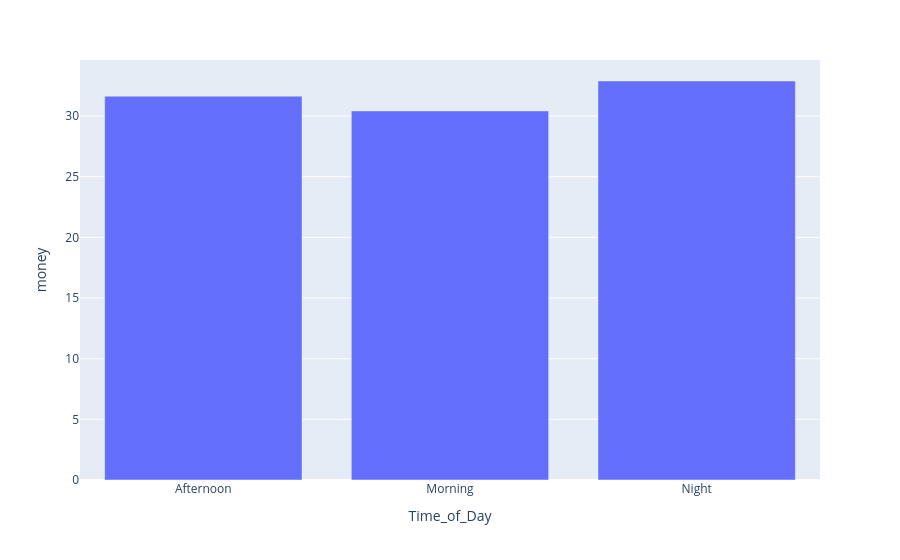

The code cell stored with this chart in its notebook:
### Code cell
# Write your visualization code here
px.bar(data_frame=df_avg,x='Time_of_Day',y='money')

### Figure 1 — Plotly figure (JSON) as saved in the notebook; plotly's stock layout.template omitted (floating-point values rounded to 4 significant figures)
{"data": [{"hovertemplate": "Time_of_Day=%{x}<br>money=%{y}<extra></extra>", "legendgroup": "", "marker": {"color": "#636efa", "pattern": {"shape": ""}}, "name": "", "orientation": "v", "showlegend": false, "textposition": "auto", "type": "bar", "x": ["Afternoon", "Morning", "Night"], "xaxis": "x", "y": [31.64, 30.42, 32.89], "yaxis": "y"}], "layout": {"barmode": "relative", "legend": {"tracegroupgap": 0}, "margin": {"t": 60}, "xaxis": {"anchor": "y", "domain": [0, 1], "title": {"text": "Time_of_Day"}}, "yaxis": {"anchor": "x", "domain": [0, 1], "title": {"text": "money"}}}}
